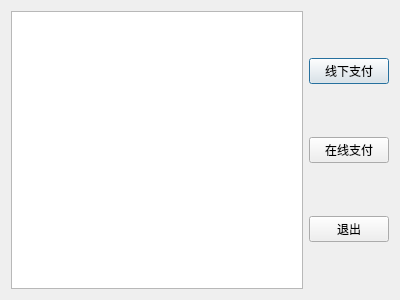
<?xml version="1.0" encoding="UTF-8"?>
<ui version="4.0">
 <class>userBill</class>
 <widget class="QDialog" name="userBill">
  <property name="geometry">
   <rect>
    <x>0</x>
    <y>0</y>
    <width>400</width>
    <height>300</height>
   </rect>
  </property>
  <property name="windowTitle">
   <string>Dialog</string>
  </property>
  <layout class="QGridLayout" name="gridLayout">
   <item row="0" column="0">
    <widget class="QTableView" name="tableView"/>
   </item>
   <item row="0" column="1">
    <layout class="QVBoxLayout" name="verticalLayout">
     <item>
      <widget class="QPushButton" name="OFLbtn">
       <property name="text">
        <string>线下支付</string>
       </property>
      </widget>
     </item>
     <item>
      <widget class="QPushButton" name="OLbtn">
       <property name="text">
        <string>在线支付</string>
       </property>
      </widget>
     </item>
     <item>
      <widget class="QPushButton" name="quitbtn">
       <property name="text">
        <string>退出</string>
       </property>
      </widget>
     </item>
    </layout>
   </item>
  </layout>
 </widget>
 <resources/>
 <connections/>
</ui>
